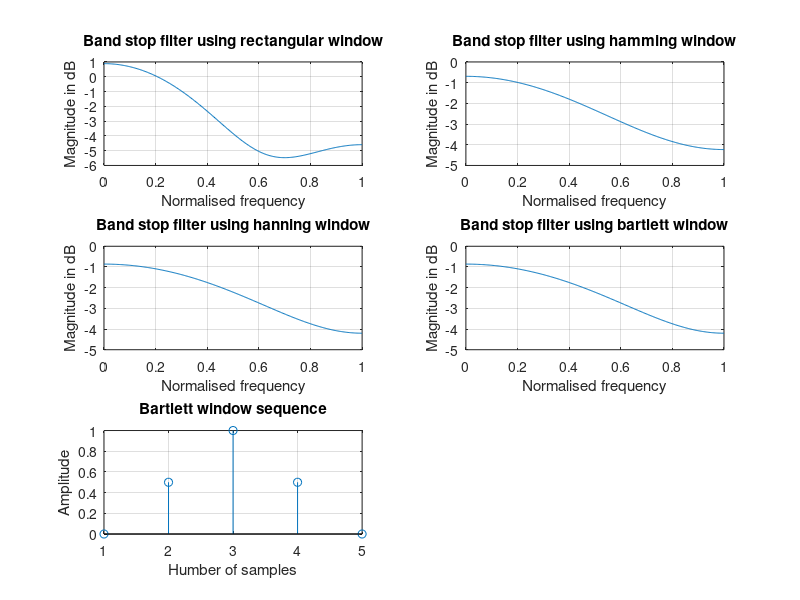

Recreate this plot in MATLAB.
%% EXPERIMENT NO-9

% Implementation of FIR filter

%lowpass filter

clc;
clear;
close all;
wc=0.5*pi;
N=input("Enter the value of N:");
alpha=(N-1)/2;
eps=0.001;
n=0:1:N-1;
hd=sin(wc*(n-alpha+eps))./(pi*(n-alpha+eps));%eqn forLPF
w=0:0.01:pi;
wr=boxcar(N);%rectangular window
hn=hd.*wr';
h=freqz(hn,1,w);
figure();
subplot(3,2,1);
plot(w/pi,10*log10(abs(h)));
title("Low pass filter using rectangular window");
xlabel("Normalised frequency");
ylabel("Magnitude in dB");
grid("on");
whm=hamming(N);%hamming window
hn=hd.*whm';
h=freqz(hn,1,w);
subplot(3,2,2);
plot(w/pi,10*log10(abs(h)));
title("Low pass filter using hamming window");
xlabel("Normalised frequency");
ylabel("Magnitude in dB");
grid("on");
whn=hanning(N);%hanning window
hn=hd.*whn';
h=freqz(hn,1,w);
subplot(3,2,3);
plot(w/pi,10*log10(abs(h)));
title("Low pass filter using hanning window");
xlabel("Normalised frequency");
ylabel("Magnitude in dB");
grid("on");
wbr=bartlett(N);%bartlett window
hn=hd.*wbr';
h=freqz(hn,1,w);
subplot(3,2,4);
plot(w/pi,10*log10(abs(h)));
title("Low pass filter using bartlett window");
xlabel("Normalised frequency");
ylabel("Magnitude in dB");
grid("on");
subplot(3,2,5);%plotting rectangular window
stem(wr);
title("Rectangular window sequence");
xlabel("Number of samples");
ylabel("Amplitude");
grid("on");
%%

%highpass filter

clc;
clear;
close all;
wc=0.5*pi;
N=input("Enter the value of N:");
alpha=(N-1)/2;
eps=0.001;
n=0:1:N-1;
hd=((sin(pi*(n-alpha+eps))-sin(wc*(n-alpha+eps)))./(pi*(n-alpha+eps)));%eqn for HPF
w=0:0.01:pi;
wr=boxcar(N);%rectangular window
hn=hd.*wr';
h=freqz(hn,1,w);
subplot(3,2,1);
plot(w/pi,10*log10(abs(h)));
title("High pass filter using rectangular window");
xlabel("Normalised frequency");
ylabel("Magnitude in dB");
grid("on");
whm=hamming(N);%hamming window
hn=hd.*whm';
h=freqz(hn,1,w);
subplot(3,2,2);
plot(w/pi,10*log10(abs(h)));
title("High pass filter using hamming window");
xlabel("Normalised frequency");
ylabel("Magnitude in dB");
grid("on");
whn=hanning(N);%hanning window
hn=hd.*whn';
h=freqz(hn,1,w);
subplot(3,2,3);
plot(w/pi,10*log10(abs(h)));
title("High pass filter using hanning window");
xlabel("Normalised frequency");
ylabel("Magnitude in dB");
grid("on");
wbr=bartlett(N);%bartlett window
hn=hd.*wbr';
h=freqz(hn,1,w);
subplot(3,2,4);
plot(w/pi,10*log10(abs(h)));
title("High pass filter using bartlett window");
xlabel("Normalised frequency");
ylabel("Magnitude in dB");
grid("on");
subplot(3,2,5);%plotting hamming window
stem(whm);
title("Hamming window sequence");
xlabel("Number of samples");
ylabel("Amplitude");
grid("on");
%%

%band pass filter

clc;
clear;
close all;
wc=0.5*pi;
wc1=0.9*pi;
N=input("Enter the value of N:");
alpha=(N-1)/2;
eps=0.001;
n=0:1:N-1;
hd=(sin(wc1*(n-alpha+eps))-sin(wc*(n-alpha+eps)))./(pi*(n-alpha+eps));%eqn for bandpass
w=0:0.01:pi;
wr=boxcar(N);%rectangular window
hn=hd.*wr';
h=freqz(hn,1,w);
subplot(3,2,1);
plot(w/pi,10*log10(abs(h)));
title("Band pass filter using rectangular window");
xlabel("Normalised frequency");
ylabel("Magnitude in dB");
grid("on");
whm=hamming(N);%hamming window
hn=hd.*whm';
h=freqz(hn,1,w);
subplot(3,2,2);
plot(w/pi,10*log10(abs(h)));
title("Band pass filter using hamming window");
xlabel("Normalised frequency");
ylabel("Magnitude in dB");
grid("on");
whn=hanning(N);%hanning window
hn=hd.*whn';
h=freqz(hn,1,w);
subplot(3,2,3);
plot(w/pi,10*log10(abs(h)));
title("Band pass filter using hanning window");
xlabel("Normalised frequency");
ylabel("Magnitude in dB");
grid("on");
wbr=bartlett(N);%bartlett window
hn=hd.*wbr';
h=freqz(hn,1,w);
subplot(3,2,4);
plot(w/pi,10*log10(abs(h)));
title("Band pass filter using bartlett window");
xlabel("Normalised frequency");
ylabel("Magnitude in dB");
grid("on");
subplot(3,2,5);%plotting hanning window
stem(whn);
title("Hanning window sequence");
xlabel("Number of samples");
ylabel("Amplitude");
grid("on");
%%

%band stop filter

clc;
clear;
close all;
wc=0.5*pi;
wc1=0.9*pi;
N=input("Enter the value of N:");
alpha=(N-1)/2;
eps=0.001;
n=0:1:N-1;
hd=(sin(wc*(n-alpha+eps))-sin(wc1*(n-alpha+eps))+sin(pi*(n-alpha+eps)))./(pi*(n-alpha+eps));%eqn for BSF
w=0:0.01:pi;
wr=boxcar(N);%rectangular window
hn=hd.*wr';
h=freqz(hn,1,w);
subplot(3,2,1);
plot(w/pi,10*log10(abs(h)));
title("Band stop filter using rectangular window");
xlabel("Normalised frequency");
ylabel("Magnitude in dB");
grid("on");
whm=hamming(N);%hamming window
hn=hd.*whm';
h=freqz(hn,1,w);
subplot(3,2,2);
plot(w/pi,10*log10(abs(h)));
title("Band stop filter using hamming window");
xlabel("Normalised frequency");
ylabel("Magnitude in dB");
grid("on");
whn=hanning(N);%hanning window
hn=hd.*whn';
h=freqz(hn,1,w);
subplot(3,2,3);
plot(w/pi,10*log10(abs(h)));
title("Band stop filter using hanning window");
xlabel("Normalised frequency");
ylabel("Magnitude in dB");
grid("on");
wbr=bartlett(N);%bartlett window
hn=hd.*wbr';
h=freqz(hn,1,w);
subplot(3,2,4);
plot(w/pi,10*log10(abs(h)));
title("Band stop filter using bartlett window");
xlabel("Normalised frequency");
ylabel("Magnitude in dB");
grid("on");
subplot(3,2,5);%plotting bartlett window
stem(wbr);
title("Bartlett window sequence");
xlabel("Humber of samples");
ylabel("Amplitude");
grid("on");
